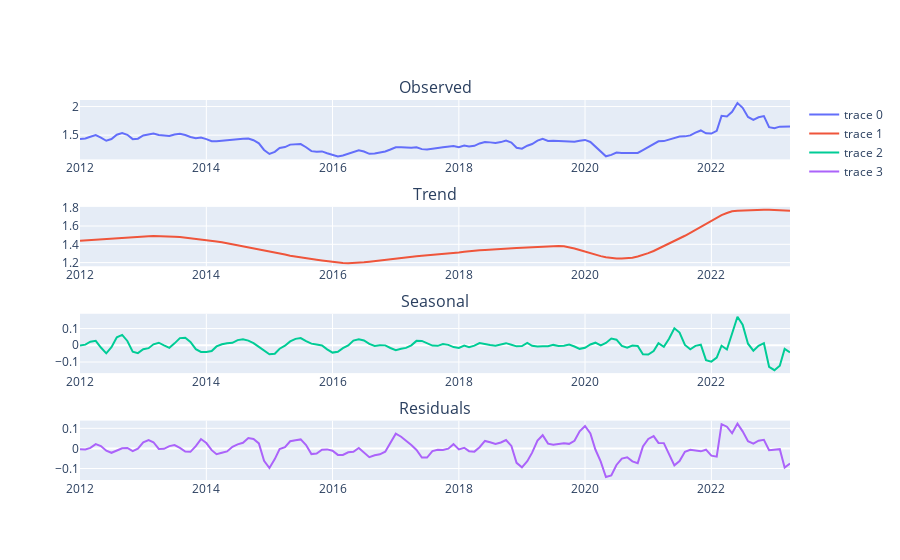

Write notebook code for a chart like this one.
### Code cell
advanced_decomposition = STL(df['Precio'], period = 12).fit()

fig = make_subplots(rows=4, cols=1, subplot_titles=("Observed", "Trend", "Seasonal", "Residuals"))

fig.add_trace(
    go.Line(x = df.Fecha, y = advanced_decomposition.observed),
    row=1, col=1
)
fig.add_trace(
    go.Line(x = df.Fecha, y = advanced_decomposition.trend),
    row=2, col=1
)
fig.add_trace(
    go.Line(x = df.Fecha, y = advanced_decomposition.seasonal),
    row=3, col=1
)
fig.add_trace(
    go.Line(x = df.Fecha, y = advanced_decomposition.resid),
    row=4, col=1
)

### Figure 1 — Plotly figure (JSON) as saved in the notebook; plotly's stock layout.template omitted (floating-point values rounded to 4 significant figures; data arrays with more than 128 entries replaced by an {"elided": "..."} marker saying what was removed)
{"data": [{"type": "scatter", "x": {"elided": "136 str values"}, "xaxis": "x", "y": {"elided": "136 float values"}, "yaxis": "y"}, {"type": "scatter", "x": {"elided": "136 str values"}, "xaxis": "x2", "y": {"elided": "136 float values"}, "yaxis": "y2"}, {"type": "scatter", "x": {"elided": "136 str values"}, "xaxis": "x3", "y": {"elided": "136 float values"}, "yaxis": "y3"}, {"type": "scatter", "x": {"elided": "136 str values"}, "xaxis": "x4", "y": {"elided": "136 float values"}, "yaxis": "y4"}], "layout": {"annotations": [{"font": {"size": 16}, "showarrow": false, "text": "Observed", "x": 0.5, "xanchor": "center", "xref": "paper", "y": 1, "yanchor": "bottom", "yref": "paper"}, {"font": {"size": 16}, "showarrow": false, "text": "Trend", "x": 0.5, "xanchor": "center", "xref": "paper", "y": 0.7188, "yanchor": "bottom", "yref": "paper"}, {"font": {"size": 16}, "showarrow": false, "text": "Seasonal", "x": 0.5, "xanchor": "center", "xref": "paper", "y": 0.4375, "yanchor": "bottom", "yref": "paper"}, {"font": {"size": 16}, "showarrow": false, "text": "Residuals", "x": 0.5, "xanchor": "center", "xref": "paper", "y": 0.1562, "yanchor": "bottom", "yref": "paper"}], "xaxis": {"anchor": "y", "domain": [0, 1]}, "xaxis2": {"anchor": "y2", "domain": [0, 1]}, "xaxis3": {"anchor": "y3", "domain": [0, 1]}, "xaxis4": {"anchor": "y4", "domain": [0, 1]}, "yaxis": {"anchor": "x", "domain": [0.8438, 1]}, "yaxis2": {"anchor": "x2", "domain": [0.5625, 0.7188]}, "yaxis3": {"anchor": "x3", "domain": [0.2812, 0.4375]}, "yaxis4": {"anchor": "x4", "domain": [0, 0.1562]}}}
